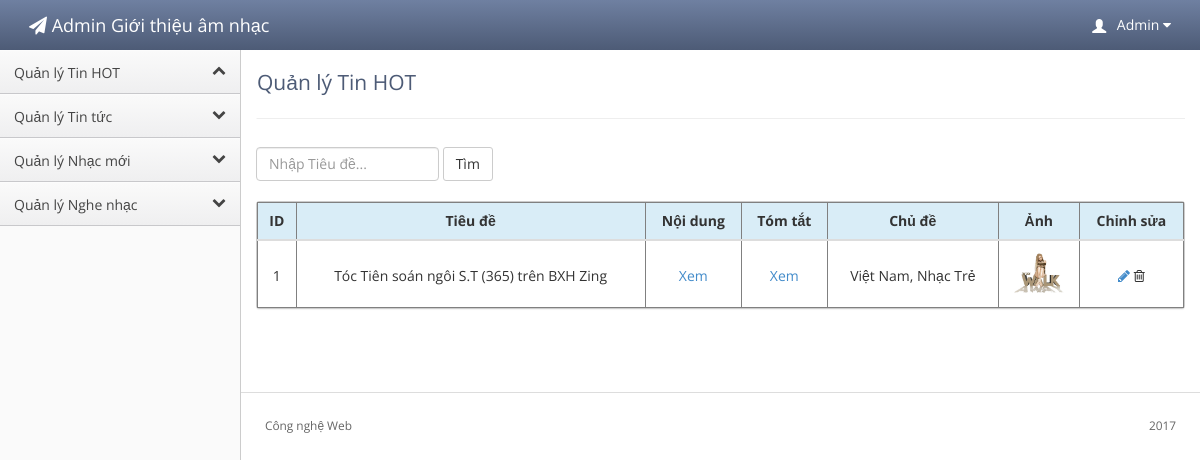
The app's page /admin/index.php?controller=home&action=index (signed in), older data.
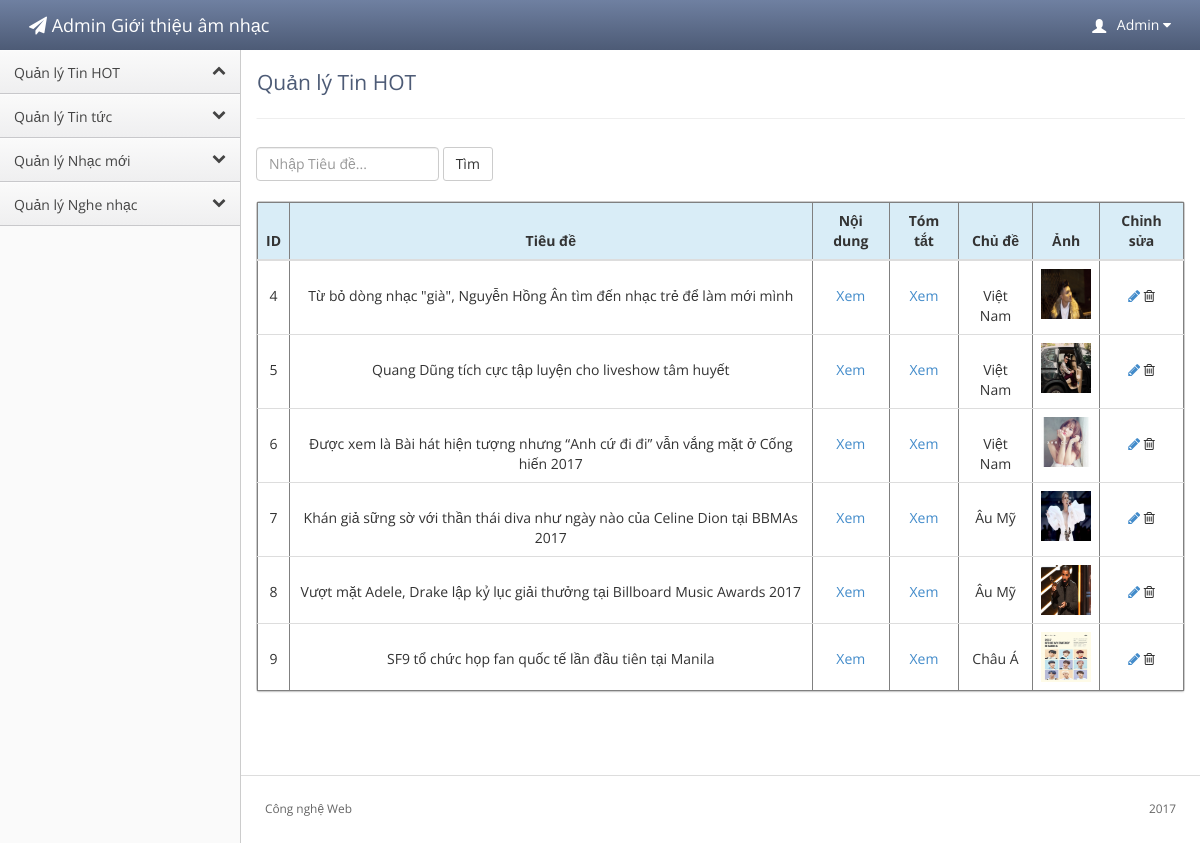
The same page, newer data.
### tables this page shows
CREATE TABLE `tinhot` (
  `ID` int(11) NOT NULL,
  `TieuDe` varchar(100) NOT NULL,
  `NoiDung` longtext NOT NULL,
  `TomTat` longtext NOT NULL,
  `ChuDe` varchar(100) NOT NULL,
  `AnhDaiDien` varchar(100) NOT NULL
);

### admin/controllers/home.php (called while the page is built)
<?php
class Home {
    public static function index(){
        $dsth = ModelTinhot::get_all();
        require_once 'views/tinhot/tinhot_view.php';
    }
}
 ?>

### admin/views/routes.php (called while the page is built, shortened)
<?php
require_once 'models/master.php';
switch($controller){
    case 'home':
        $controller = new Home();
        require_once 'models/tinhot.php';
        break;
}
$controller->{ $action }();
?>

### admin/index.php (called while the page is built, shortened)
<?php
require_once 'views/layout.php';
?>

### admin/models/master.php (called while the page is built, shortened)
<?php
class MasterModel{
    public static function get_all_from($table){
        $link = Database::connect();
        $sql="SELECT * FROM $table";
        $result=mysql_query($sql, $link);
        return $result;
    }
}
?>

### admin/models/tinhot.php (called while the page is built, shortened)
<?php
class ModelTinhot extends MasterModel{
    public static function get_all(){
        return parent::get_all_from('tinhot');
    }
}
?>

### admin/views/tinhot/tinhot_view.php (the view, shortened to what this page needs)
<div class="content">
  <div class="header">
    <h1 class="page-title">Quản lý Tin HOT</h1>
  </div>
<?php
  if (isset($_GET['tieude'])) {
      $tieude=$_GET['tieude'];
  } else {
      $tieude="";
  }
?>
     <form class="form-inline" action="tinhot.php" method="GET">
        <div class="form-group">
         <input type="" class="form-control" placeholder="Nhập Tiêu đề..." name="tieude" value="<?php echo $tieude ?>">
        </div>
        <button type="submit" class="btn btn-default">Tìm</button>
     </form>
     <br>
  <div class="main-content">
    <div class="panel panel-default">
     <table class="table" border="1" width="100%">
       <thead>
         <tr class="info">
          <th style="text-align:center">ID</th>
          <th style="text-align:center">Tiêu đề</th>
          <th style="text-align:center">Nội dung</th>
          <th style="text-align:center">Tóm tắt</th>
          <th style="text-align:center">Chủ đề</th>
          <th style="text-align:center">Ảnh</th>
          <th style="text-align:center">Chỉnh sửa</th>
        </tr>
      </thead>
      <tbody>
      <?php while ($row=mysql_fetch_row($dsth)) { ?>
       <tr>
        <td style="text-align:center;padding-top:25px"><?php echo $row[0] ?></td>
        <td style="text-align:center;padding-top:25px"><?php echo $row[1] ?></td>
        <td style="text-align:center;padding-top:25px"><a href="?controller=tinhot&action=read&id=<?php echo $row[0] ?>">Xem</a></td>
        <td style="text-align:center;padding-top:25px"><a href="" data-toggle="tooltip_xemtomtat" title="<?php echo $row[3] ?>">Xem</a></td>
        <td style="text-align:center;padding-top:25px"><?php echo $row[4] ?></td>
        <td style="text-align:center"><img src="<?php echo '../'.$row[5] ?>" alt="hình ảnh" width="50px" height="50px" /></td>
        <td style="text-align:center;padding-top:25px">
          <a href="?controller=tinhot&action=edit&id=<?php echo $row[0] ?>"><i class="fa fa-pencil"></i></a>
          <i class="fa fa-trash-o" onClick="confirmDelete('tinhot',<?php echo $row[0] ?>)"></i>
        </td>
       </tr>
       <?php } ?>
      </tbody>
     </table>
    </div>
  </div>
</div>

Row changes from the older to the newer data that the page shows:
removed tinhot: ID "1", TieuDe "Tóc Tiên soán ngôi S.T (365) trên BXH Zing", ChuDe "Việt Nam, Nhạc Trẻ"
added tinhot: ID "4", TieuDe "Từ bỏ dòng nhạc \"già\", Nguyễn Hồng Ân tìm đến nhạc trẻ để làm mới mình", ChuDe "Việt Nam", AnhDaiDien (picture)
added tinhot: ID "5", TieuDe "Quang Dũng tích cực tập luyện cho liveshow tâm huyết", ChuDe "Việt Nam", AnhDaiDien (picture)
added tinhot: ID "6", TieuDe "Được xem là Bài hát hiện tượng nhưng “Anh cứ đi đi” vẫn vắng mặt ở Cống hiến 2017", ChuDe "Việt Nam", AnhDaiDien (picture)
added tinhot: ID "7", TieuDe "Khán giả sững sờ với thần thái diva như ngày nào của Celine Dion tại BBMAs 2017", ChuDe "Âu Mỹ", AnhDaiDien (picture)
added tinhot: ID "8", TieuDe "Vượt mặt Adele, Drake lập kỷ lục giải thưởng tại Billboard Music Awards 2017", ChuDe "Âu Mỹ", AnhDaiDien (picture)
added tinhot: ID "9", TieuDe "SF9 tổ chức họp fan quốc tế lần đầu tiên tại Manila", ChuDe "Châu Á", AnhDaiDien (picture)
